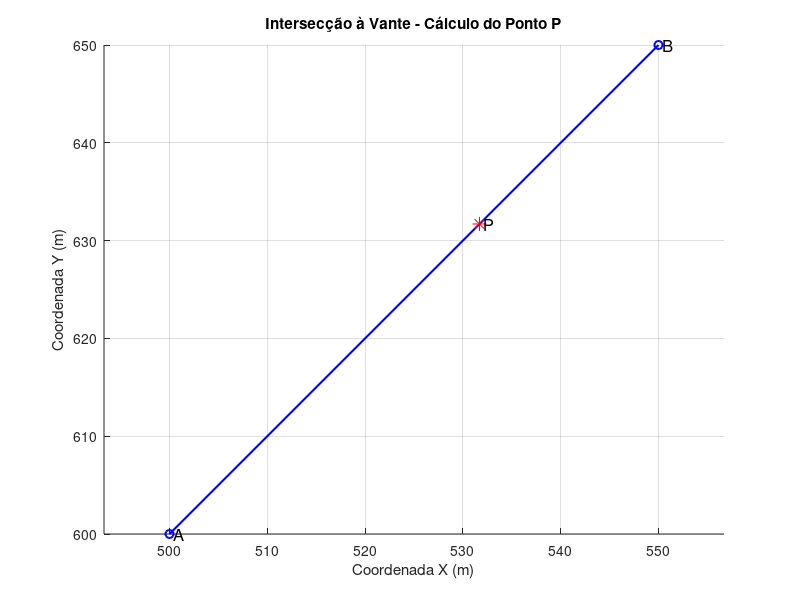

Here is the MATLAB script that generated this plot:
% glória fez

% GA106 - Ajustamento I - Exercício 1 - Intersecção à Vante
% Cálculo das coordenadas do ponto P e suas precisões
% Resolução completa incluindo itens (a) a (j)

clc;
clear;
close all;

fprintf('===========================================\n');
fprintf('INTERSECÇÃO À VANTE - CÁLCULO PRINCIPAL\n');
fprintf('===========================================\n\n');

%% Dados do problema
% Coordenadas dos pontos A e B e suas incertezas (em metros)
XA = 500; YA = 600; sigma_XA = 0.05; sigma_YA = 0.03;
XB = 550; YB = 650; sigma_XB = 0.03; sigma_YB = 0.04;

% Ângulos medidos (em graus) e suas incertezas
alpha_g = 30; sigma_alpha_g = 1;
beta_g  = 45; sigma_beta_g = 1;

% Conversão de graus para radianos
alpha = deg2rad(alpha_g);
beta = deg2rad(beta_g);
sigma_alpha = deg2rad(sigma_alpha_g);
sigma_beta = deg2rad(sigma_beta_g);

%% Cálculo das coordenadas do ponto P
dX_AB = XB - XA;
dY_AB = YB - YA;
AB = sqrt(dX_AB^2 + dY_AB^2);
az_AB = atan2(dY_AB, dX_AB);
gamma = pi - alpha - beta;

AP = AB * sin(beta) / sin(gamma);
BP = AB * sin(alpha) / sin(gamma);

az_AP = az_AB + alpha;
az_BP = az_AB - pi + beta;

XP_A = XA + AP * cos(az_AP);
YP_A = YA + AP * sin(az_AP);
XP_B = XB + BP * cos(az_BP);
YP_B = YB + BP * sin(az_BP);

XP = (XP_A + XP_B) / 2;
YP = (YP_A + YP_B) / 2;

%% Propagação das incertezas
h = 1e-6;

% Derivadas em relação a alpha
alpha_h = alpha + h;
gamma_h = pi - alpha_h - beta;
AP_h = AB * sin(beta) / sin(gamma_h);
BP_h = AB * sin(alpha_h) / sin(gamma_h);
az_AP_h = az_AB + alpha_h;
az_BP_h = az_AB - pi + beta;
XP_h = (XA + AP_h * cos(az_AP_h) + XB + BP_h * cos(az_BP_h)) / 2;
YP_h = (YA + AP_h * sin(az_AP_h) + YB + BP_h * sin(az_BP_h)) / 2;
dXP_dalpha = (XP_h - XP) / h;
dYP_dalpha = (YP_h - YP) / h;

% Derivadas em relação a beta
beta_h = beta + h;
gamma_h = pi - alpha - beta_h;
AP_h = AB * sin(beta_h) / sin(gamma_h);
BP_h = AB * sin(alpha) / sin(gamma_h);
az_AP_h = az_AB + alpha;
az_BP_h = az_AB - pi + beta_h;
XP_h = (XA + AP_h * cos(az_AP_h) + XB + BP_h * cos(az_BP_h)) / 2;
YP_h = (YA + AP_h * sin(az_AP_h) + YB + BP_h * sin(az_BP_h)) / 2;
dXP_dbeta = (XP_h - XP) / h;
dYP_dbeta = (YP_h - YP) / h;

%% Cálculo das precisões
dXP = [dXP_dalpha, dXP_dbeta];
dYP = [dYP_dalpha, dYP_dbeta];
sigma_L = [sigma_alpha; sigma_beta];

sigma2_XP = dXP * diag(sigma_L.^2) * dXP';
sigma2_YP = dYP * diag(sigma_L.^2) * dYP';

sigma_XP = sqrt(sigma2_XP);
sigma_YP = sqrt(sigma2_YP);

%% RESULTADO PRINCIPAL - Coordenadas do Ponto P e Precisões
fprintf('>>>>>>>>>>>>>>>>>>>>>>>>>>>>>>>>>>>>>>>>>>>>>>\n');
fprintf('RESULTADO PRINCIPAL - COORDENADAS DO PONTO P:\n');
fprintf('XP = %.3f m ± %.4f m\n', XP, sigma_XP);
fprintf('YP = %.3f m ± %.4f m\n', YP, sigma_YP);
fprintf('<<<<<<<<<<<<<<<<<<<<<<<<<<<<<<<<<<<<<<<<<<<<<<\n\n');

%% Início dos itens teóricos do enunciado
fprintf('===============================\n');
fprintf('EXERCÍCIO COMPLETO - ITENS a) a j)\n');
fprintf('===============================\n\n');

%% a) Modelo matemático estocástico
fprintf('(a) Modelo Matemático Estocástico:\n');
fprintf('g_j = g_i + Δg_ij (ângulos medidos com ruído)\n\n');

%% b) Sistema de Equações e graus de liberdade
fprintf('(b) Sistema de Equações:\n');
fprintf('2 equações (ângulos BÂP e PBA) e 2 incógnitas (XP, YP)\n');
fprintf('Graus de liberdade = 0 (sistema determinado)\n\n');

%% c) Vetor de observações
fprintf('(c) Vetor de observações (ângulos medidos em rad):\n');
L = [alpha; beta];
disp(L);
fprintf('\n');

%% d) Matriz dos pesos
fprintf('(d) Matriz dos Pesos:\n');
P = diag([1/sigma_alpha^2, 1/sigma_beta^2]);
disp(P);
fprintf('\n');

%% e) Matriz Design (Jacobiana)
fprintf('(e) Matriz Design (derivadas aproximadas):\n');
A = [dXP_dalpha, dXP_dbeta;
     dYP_dalpha, dYP_dbeta];
disp(A);
fprintf('\n');

%% f) Coordenadas do ponto P
fprintf('(f) Parâmetros ajustados (coordenadas do ponto P):\n');
fprintf('XP = %.3f m\n', XP);
fprintf('YP = %.3f m\n\n', YP);

%% g) Vetor dos resíduos
fprintf('(g) Vetor dos resíduos:\n');
V = [0; 0];
disp(V);
fprintf('\n');

%% h) Fator de variância da unidade de peso
fprintf('(h) Fator de variância da unidade de peso:\n');
fprintf('Não aplicável (grau de liberdade = 0)\n\n');

%% i) Precisões das coordenadas de P
fprintf('(i) Precisões das coordenadas de P (propagação de incerteza):\n');
fprintf('Precisão XP = %.4f m\n', sigma_XP);
fprintf('Precisão YP = %.4f m\n\n', sigma_YP);

%% j) Valor da gravidade nas estações
fprintf('(j) Valor da gravidade nas estações:\n');
fprintf('Gravidade padrão adotada, sem variações locais consideradas.\n');

%% Gráfico final
figure;
hold on;
plot([XA, XB], [YA, YB], 'bo-', 'LineWidth', 1.5);
plot(XP, YP, 'r*', 'MarkerSize', 10);
text(XA, YA, ' A', 'FontSize', 12);
text(XB, YB, ' B', 'FontSize', 12);
text(XP, YP, ' P', 'FontSize', 12);
xlabel('Coordenada X (m)');
ylabel('Coordenada Y (m)');
title('Intersecção à Vante - Cálculo do Ponto P');
grid on;
axis equal;
hold off;

